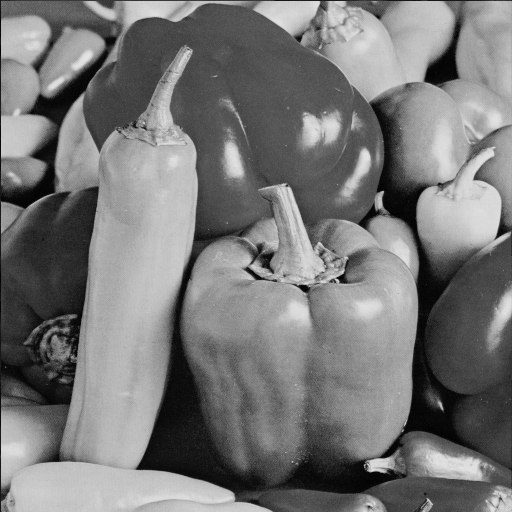
#> input picture peppers.png, 512 x 512 px
$ python exp01_basicMLest.py
#> lines starting #> are read from the running program, lines starting #| are printed output that depends on the picture; long printed decimals are rounded
# -*- coding: utf-8 -*-
"""
Created on Tue Oct 22, 2019

@author: VHDR
"""
"""
Spyder Editor

This is a temporary script file.
"""

# Import required libraries
from skimage.io import imread
import numpy as np
import matplotlib.pyplot as plt
from pylab import pause


def rgb2gray(img):
    img_gray = double( (0.2989*img[:,:,0] + 0.5870*img[:,:,0] + 0.1140*img[:,:,0])) # RGB to Gray Conversion
    return img_gray

# Read image from disk
im = np.double( imread("peppers.png") )
#> im: shape (512, 512) float64; min 0, max 230, mean 119.3
# Obtain image size
Nr,Nc = im.shape
#> Nr = 512; Nc = 512

Nsample = 50 #Number of noisy samples

#ens = np.zeros([Nr,Nc,Nsample]) #Contained for nosy image stochestic process
inp = np.zeros([Nr,Nc])

sigN = 25.0 #Additive noise variance
out = np.zeros([Nr,Nc]) #Container of the processed image
acc = np.zeros([Nr,Nc])
MSE = np.zeros(Nsample)
#Create a nosy image ensamble
for q in range(Nsample):
    noise = sigN * np.random.randn(Nr,Nc)
    inp = im + noise
    plt.figure(1)
    plt.title('Stochastic process of the noisy image')
    plt.imshow(abs(inp), cmap='gray')
    pause(0.01)
    plt.show()
    plt.clf()

    # Maximum-likelihood estimion of the expected value of the output image (FAST)
    acc = acc + inp
    out = acc / (q+1)

    # [6 lines of commented-out code are left out]

    MSE[q] = np.mean( abs( im - out )**2 ) #Calculation of the Mean-Absolute-Error
#> this loop made 50 passes
#> pass 1, `inp = im + noise`:
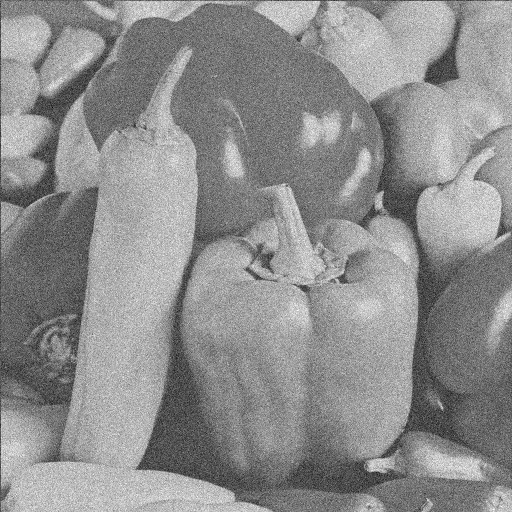
#> inp: shape (512, 512) float64; min -114.3, max 303.6, mean 119.3; drawn with min black and max white
#> pass 1, `pause(0.01)`:
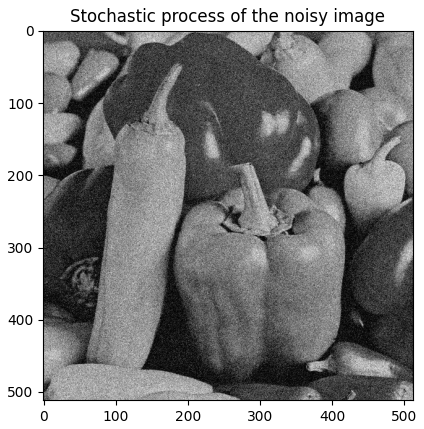
#> figure drawn by matplotlib, 1 panel
#> pass 2, `inp = im + noise`:
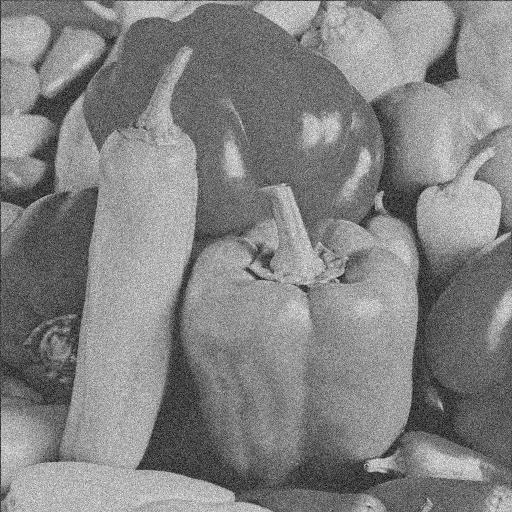
#> inp: shape (512, 512) float64; min -89.93, max 316.3, mean 119.4; drawn with min black and max white
#> pass 2, `pause(0.01)`:
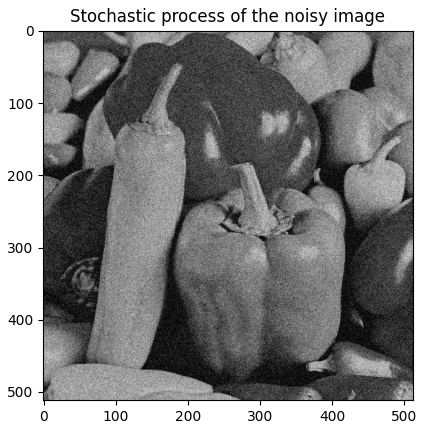
#> figure drawn by matplotlib, 1 panel
#> after the loop:
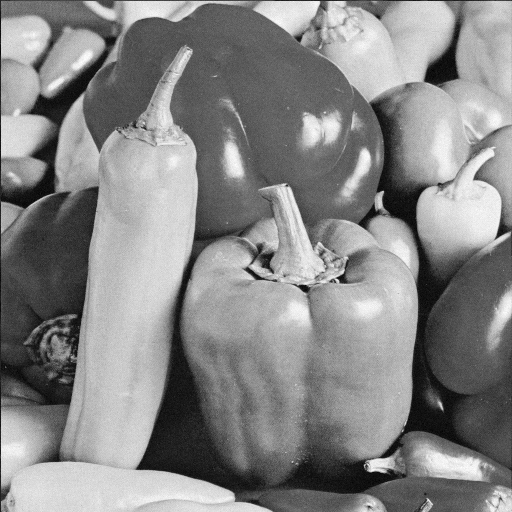
#> acc: shape (512, 512) float64; min -469, max 11677, mean 5966; drawn with min black and max white
#> after the loop, MSE = 50 values, max 623 at index 0, min 12.46 at index 49, mean 56.12
print('Done!')
plt.close()

MSE0 = np.mean( abs( im - inp )**2 ) #Calculation of the Mean-Absolute-Error
#> MSE0 = 622.3

leyend = 'Mean Squared Error: ' + str(MSE[q])
#> leyend = 'Mean Squared Error: 12.461931476724903'
print(leyend)
#| Mean Squared Error: 12.462
plt.figure(1)

plt.subplot(131)
plt.imshow(im, cmap='gray')
plt.title('Undegraded Image (Reference)')

plt.subplot(132)
plt.imshow(abs(inp), cmap='gray')
plt.title('Noisy Image (Input)')
plt.xlabel('MSE = ' + str(np.float16(MSE0)))

plt.subplot(133)
plt.imshow(abs(out), cmap='gray')
plt.title('Processed Image (Output)')
plt.xlabel('MSE = ' + str(np.float16(MSE[q])))

plt.figure(2)
plt.plot(MSE,'-.*'), plt.grid(), plt.xlabel('No. of noisy images (sample size)'), plt.ylabel('Mean Squared Error (MSE)'), plt.title('Performance of the MLE estimator')
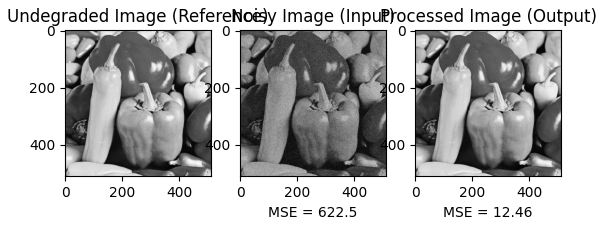
#> figure drawn by matplotlib, 3 panels
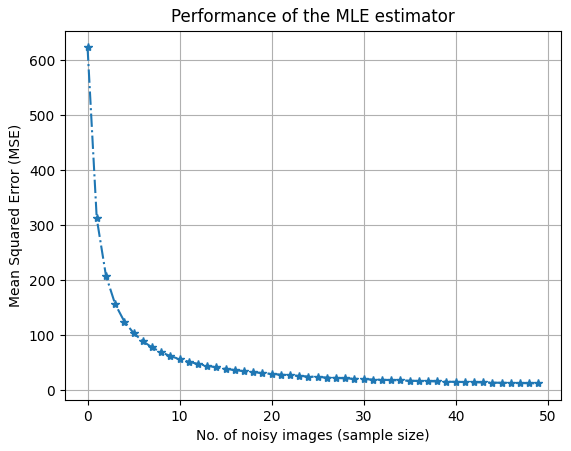
#> figure drawn by matplotlib, 1 panel; curve peaks at x = 0, y = 623
